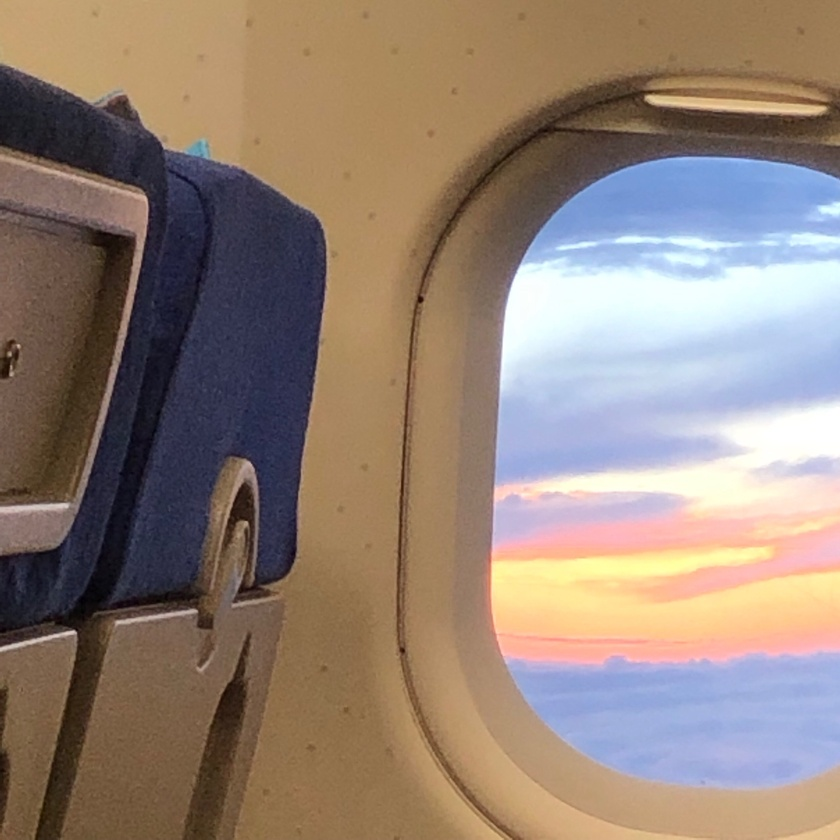
#> input picture img1.jpg, 840 x 840 px, shrunk from 2560 x 2560 before the run
$ jupyter execute C121.ipynb
#> lines starting #> are read from the running program, lines starting #| are printed output that depends on the picture
[cell 1]
import numpy as np
import cv2

[cell 2]
img = cv2.imread('img1.jpg',0)
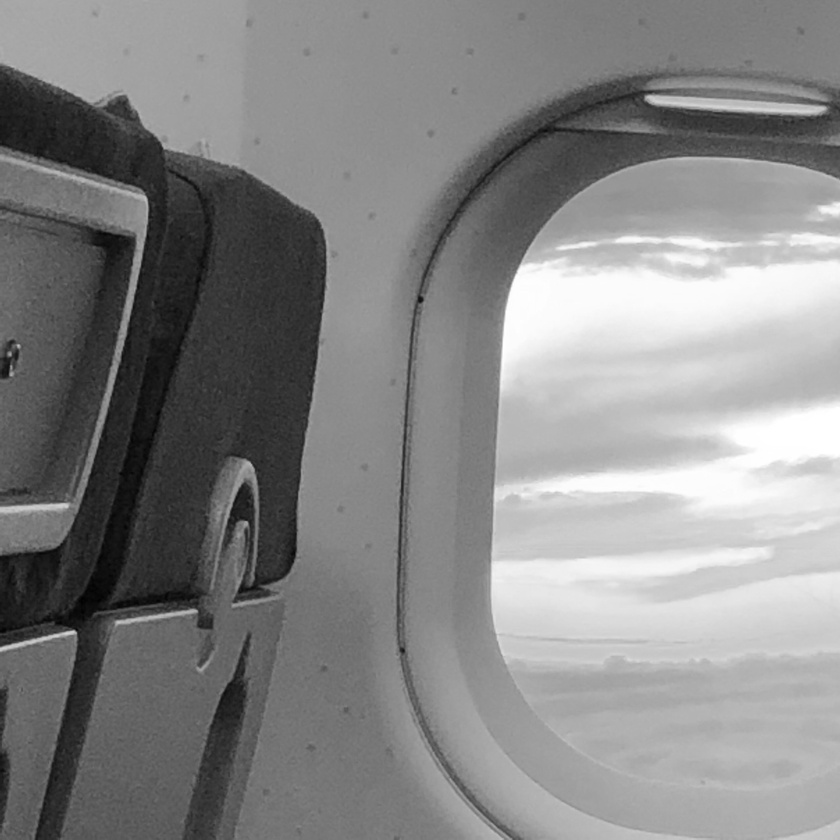
#> img: shape (840, 840); min 0, max 255, mean 133.8
cv2.imshow('img1',img)
cv2.waitKey(0)
cv2.destroyAllWindows()

[cell 3]
img = cv2.imread('img1.jpg',0)
cv2.imshow('img1',img)
k = cv2.waitKey(0)
#> (key Esc is pressed here)
